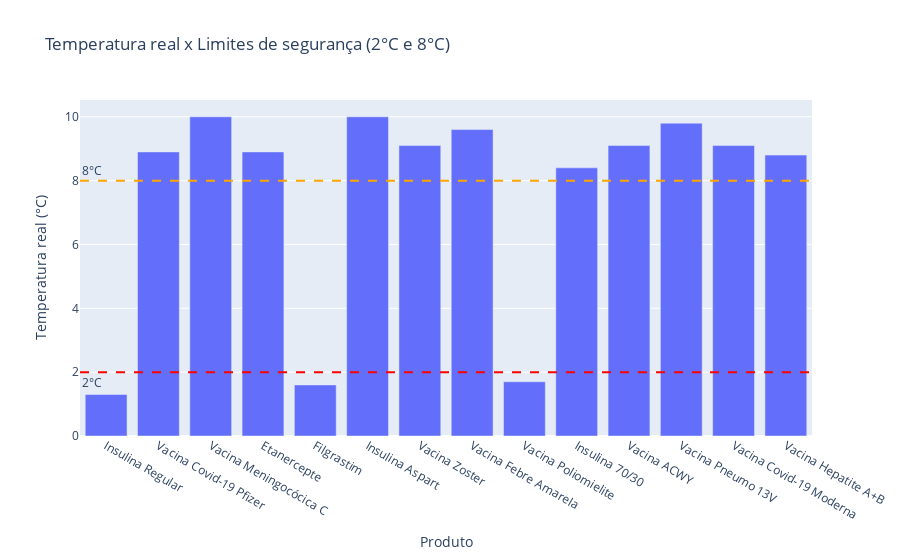

Notebook code for this chart:
### Code cell
# filtrar produtos com ALTO risco térmico
criticos = df[df["risco_tempo"] == "ALTO"][["produto","temperatura_real"]]

print("Produtos com ALTO risco de excursão térmica")
print("="*50)

if criticos.empty:
    print("Nenhum produto com ALTO risco térmico no momento ✅")
else:
    # Criar gráfico com plotly
    fig = px.bar(
        criticos,
        x="produto",
        y="temperatura_real",
        title="Temperatura real x Limites de segurança (2°C e 8°C)"
    )
    
    # Adicionar linhas de referência
    fig.add_hline(y=2, line_dash="dash", line_color="red", 
                  annotation_text="2°C", annotation_position="bottom left")
    fig.add_hline(y=8, line_dash="dash", line_color="orange", 
                  annotation_text="8°C", annotation_position="top left")
    
    fig.update_layout(
        xaxis_title="Produto",
        yaxis_title="Temperatura real (°C)",
    )
    
    fig.show()

### Figure 1 — Plotly figure (JSON) as saved in the notebook; plotly's stock layout.template omitted (floating-point values rounded to 4 significant figures)
{"data": [{"alignmentgroup": "True", "hovertemplate": "produto=%{x}<br>temperatura_real=%{y}<extra></extra>", "legendgroup": "", "marker": {"color": "#636efa", "pattern": {"shape": ""}}, "name": "", "offsetgroup": "", "orientation": "v", "showlegend": false, "textposition": "auto", "type": "bar", "x": ["Insulina Regular", "Vacina Covid-19 Pfizer", "Vacina Meningocócica C", "Etanercepte", "Filgrastim", "Insulina Aspart", "Vacina Zoster", "Vacina Febre Amarela", "Vacina Poliomielite", "Insulina 70/30", "Vacina ACWY", "Vacina Pneumo 13V", "Vacina Covid-19 Moderna", "Vacina Hepatite A+B"], "xaxis": "x", "y": [1.3, 8.9, 10, 8.9, 1.6, 10, 9.1, 9.6, 1.7, 8.4, 9.1, 9.8, 9.1, 8.8], "yaxis": "y"}], "layout": {"annotations": [{"showarrow": false, "text": "2°C", "x": 0, "xanchor": "left", "xref": "x domain", "y": 2, "yanchor": "top", "yref": "y"}, {"showarrow": false, "text": "8°C", "x": 0, "xanchor": "left", "xref": "x domain", "y": 8, "yanchor": "bottom", "yref": "y"}], "barmode": "relative", "legend": {"tracegroupgap": 0}, "shapes": [{"line": {"color": "red", "dash": "dash"}, "type": "line", "x0": 0, "x1": 1, "xref": "x domain", "y0": 2, "y1": 2, "yref": "y"}, {"line": {"color": "orange", "dash": "dash"}, "type": "line", "x0": 0, "x1": 1, "xref": "x domain", "y0": 8, "y1": 8, "yref": "y"}], "title": {"text": "Temperatura real x Limites de segurança (2°C e 8°C)"}, "xaxis": {"anchor": "y", "domain": [0, 1], "title": {"text": "Produto"}}, "yaxis": {"anchor": "x", "domain": [0, 1], "title": {"text": "Temperatura real (°C)"}}}}
